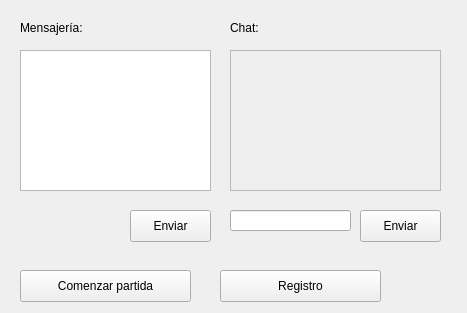
<?xml version="1.0" encoding="UTF-8"?>
<ui version="4.0">
 <class>Form</class>
 <widget class="QWidget" name="Form">
  <property name="geometry">
   <rect>
    <x>0</x>
    <y>0</y>
    <width>467</width>
    <height>313</height>
   </rect>
  </property>
  <property name="windowTitle">
   <string>Chat grupal</string>
  </property>
  <widget class="QLineEdit" name="lineEdit_2">
   <property name="geometry">
    <rect>
     <x>230</x>
     <y>210</y>
     <width>121</width>
     <height>21</height>
    </rect>
   </property>
  </widget>
  <widget class="QLabel" name="label_2">
   <property name="geometry">
    <rect>
     <x>230</x>
     <y>20</y>
     <width>62</width>
     <height>16</height>
    </rect>
   </property>
   <property name="text">
    <string>Chat:</string>
   </property>
  </widget>
  <widget class="QLabel" name="label">
   <property name="geometry">
    <rect>
     <x>20</x>
     <y>20</y>
     <width>81</width>
     <height>16</height>
    </rect>
   </property>
   <property name="text">
    <string>Mensajería:</string>
   </property>
  </widget>
  <widget class="QScrollArea" name="scrollArea">
   <property name="geometry">
    <rect>
     <x>230</x>
     <y>50</y>
     <width>211</width>
     <height>141</height>
    </rect>
   </property>
   <property name="widgetResizable">
    <bool>true</bool>
   </property>
   <widget class="QWidget" name="scrollAreaWidgetContents">
    <property name="geometry">
     <rect>
      <x>0</x>
      <y>0</y>
      <width>209</width>
      <height>139</height>
     </rect>
    </property>
   </widget>
  </widget>
  <widget class="QPushButton" name="pushButton">
   <property name="geometry">
    <rect>
     <x>360</x>
     <y>210</y>
     <width>81</width>
     <height>32</height>
    </rect>
   </property>
   <property name="text">
    <string>Enviar</string>
   </property>
  </widget>
  <widget class="QPushButton" name="pushButton_2">
   <property name="geometry">
    <rect>
     <x>130</x>
     <y>210</y>
     <width>81</width>
     <height>32</height>
    </rect>
   </property>
   <property name="text">
    <string>Enviar</string>
   </property>
  </widget>
  <widget class="QPushButton" name="pushButton_3">
   <property name="geometry">
    <rect>
     <x>220</x>
     <y>270</y>
     <width>161</width>
     <height>32</height>
    </rect>
   </property>
   <property name="text">
    <string>Registro</string>
   </property>
  </widget>
  <widget class="QPushButton" name="pushButton_4">
   <property name="geometry">
    <rect>
     <x>20</x>
     <y>270</y>
     <width>171</width>
     <height>32</height>
    </rect>
   </property>
   <property name="text">
    <string>Comenzar partida</string>
   </property>
  </widget>
  <widget class="QPlainTextEdit" name="plainTextEdit">
   <property name="geometry">
    <rect>
     <x>20</x>
     <y>50</y>
     <width>191</width>
     <height>141</height>
    </rect>
   </property>
  </widget>
 </widget>
 <resources/>
 <connections/>
</ui>
